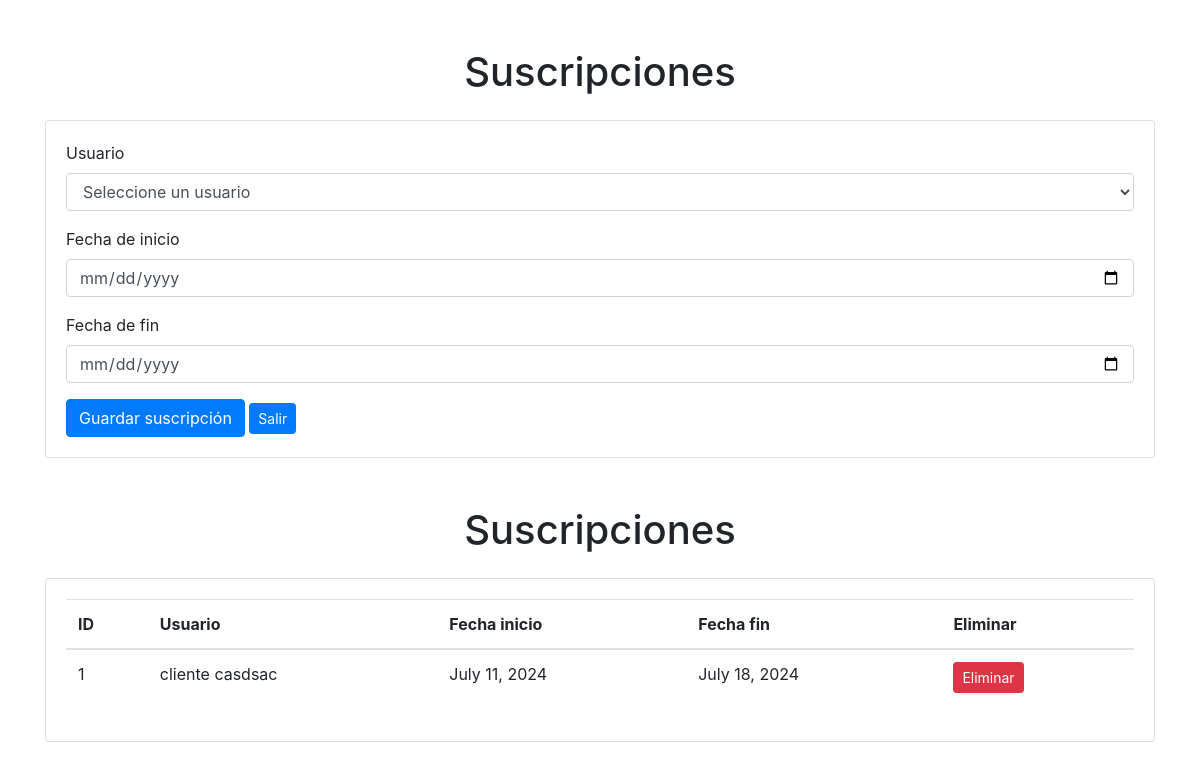
The page /administrar/mantenedorSuscripcion/ on the database as committed earlier.
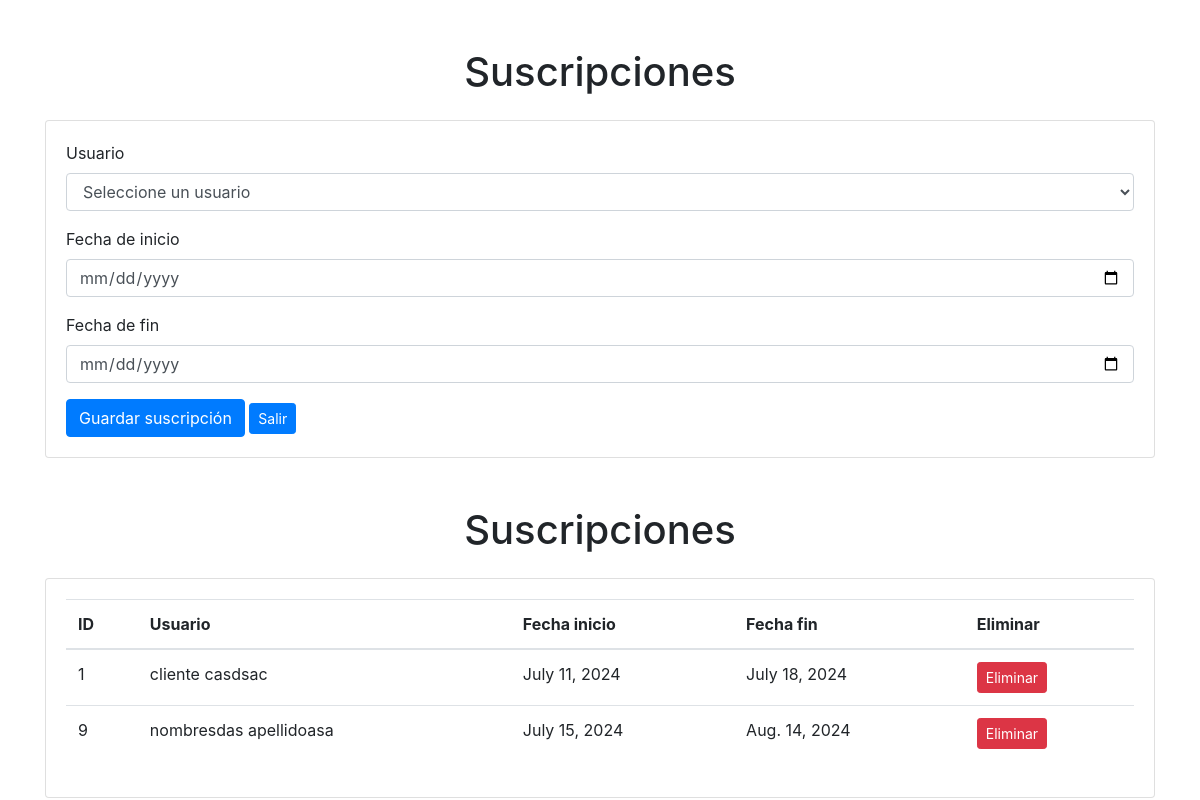
The same page on the database as committed later.
### aplicacion/models.py (models this page shows, shortened)
class Suscripcion(models.Model):
    IdSuscripcion = models.AutoField(primary_key=True)
    usuario = models.ForeignKey(Usuario, on_delete=models.CASCADE)
    fecha_inicio = models.DateField()
    fecha_fin = models.DateField()

class Usuario(models.Model):
    IdUsuario = models.AutoField(primary_key=True)
    tipo_usuario = models.ForeignKey(TipoUsuario, on_delete=models.CASCADE)
    nombre = models.CharField(max_length=255)
    email = models.EmailField(unique=True)
    password = models.CharField(max_length=255)

### aplicacion/views.py (the view)
# urls.py: path('administrar/mantenedorSuscripcion/', views.mantenedorSuscripcion, name='mantenedorSuscripcion'),
@csrf_exempt
def mantenedorSuscripcion(request):
    usuario = Usuario.objects.all()
    suscripciones = Suscripcion.objects.all()
    return render(request, 'aplicacion/suscripcion.html', {'suscripciones': suscripciones, 'usuarios': usuario})

### aplicacion/templates/aplicacion/suscripcion.html (shortened to what this page needs)
{% load static %}
<!DOCTYPE html>
<html lang="es">
<head>
    <link rel="stylesheet" href="{% static 'css/style.css' %}">
    <link rel="stylesheet" href="https://stackpath.bootstrapcdn.com/bootstrap/4.5.2/css/bootstrap.min.css">
</head>
<body>
    <div class="container mt-5">
        <h1 class="text-center">Suscripciones</h1>
        <div class="card mt-4">
            <div class="card-body">
                <form>
                    <div class="form-group">
                        <label for="usuario">Usuario</label>
                        <select class="form-control" id="cmbUsuario">
                            <option value="0">Seleccione un usuario</option>
                        </select>
                    </div>
                    <div class="form-group">
                        <label for="fecha_inicio">Fecha de inicio</label>
                        <input type="date" class="form-control" id="fecha_inicio" placeholder="Fecha de inicio">
                    </div>
                    <div class="form-group">
                        <label for="fecha_fin">Fecha de fin</label>
                        <input type="date" class="form-control" id="fecha_fin" placeholder="Fecha de fin">
                    </div>
                    <button type="button" class="btn btn-primary" onclick="agregarSuscripcion();">Guardar suscripción</button>
                    <a href=".." class="btn btn-sm btn-primary">Salir</a>
                </form>
            </div>
        </div>
    </div>
    <div class="container mt-5">
        <h1 class="text-center">Suscripciones</h1>
        <div class="card mt-4">
            <div class="card-body">
                <table class="table">
                    <thead>
                        <tr>
                            <th>ID</th>
                            <th>Usuario</th>
                            <th>Fecha inicio</th>
                            <th>Fecha fin</th>
                            <th>Eliminar</th>
                        </tr>
                    </thead>
                    <tbody>
                        {% for suscripcion in suscripciones %}
                        <tr>
                            <td>{{ suscripcion.IdSuscripcion}}</td>
                            <td>{{ suscripcion.usuario.nombre}}</td>
                            <td>{{ suscripcion.fecha_inicio }}</td>
                            <td>{{ suscripcion.fecha_fin }}</td>
                            <td>
                                <a href="{% url 'eliminar_suscripcion' suscripcion.IdSuscripcion %}" class="btn btn-sm btn-danger">Eliminar</a>
                            </td>
                        </tr>
                        {% endfor %}
                    </tbody>
                </table>
            </div>
        </div>
    </div>
</body>
</html>

Rows that differ between the two databases and show on the page:
added Suscripcion: IdSuscripcion "9", usuario.nombre "nombresdas apellidoasa", fecha_inicio "July 15, 2024", fecha_fin "Aug. 14, 2024"
